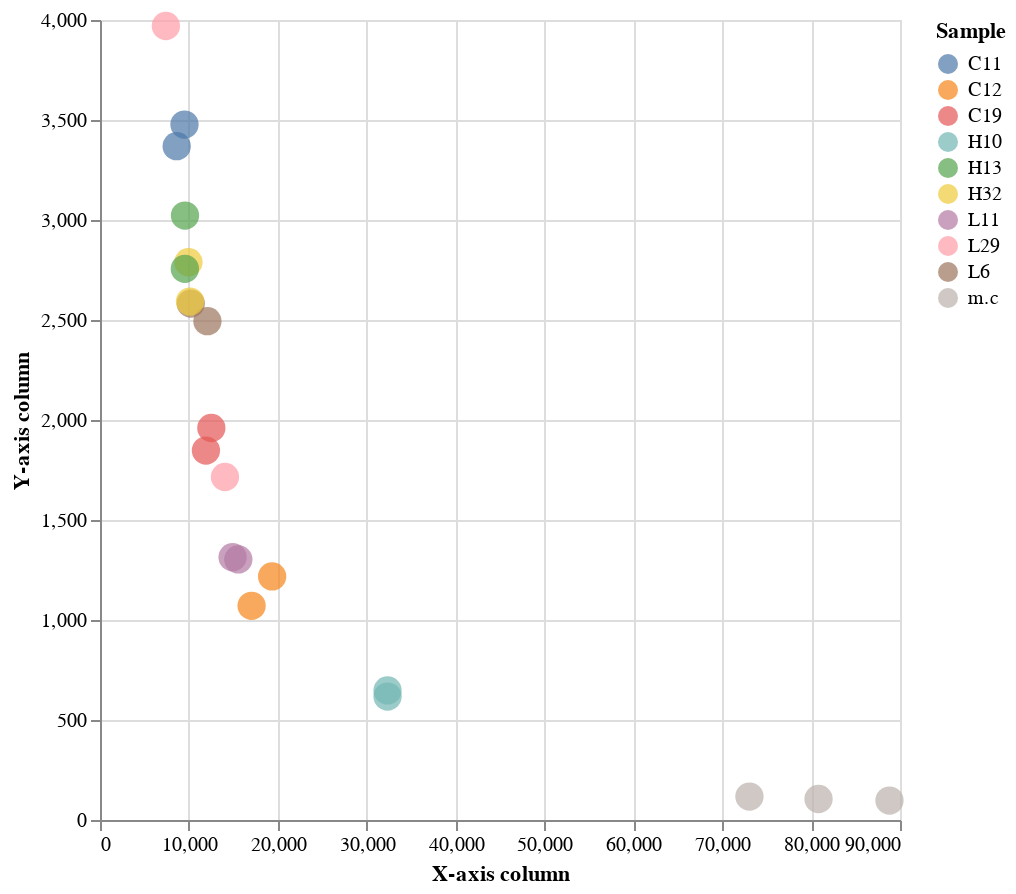

The code cell stored with this chart in its notebook:
### Code cell
alt.Chart(trs.reset_index()).mark_circle(size=si_var2, opacity=op_var).encode(
    x=alt.X("x:Q").title('X-axis column'), y=alt.Y("y:Q").title("Y-axis column"), color="Sample",
    tooltip=["sample_id","Contigs","Assembly size (Mbp)", "N50","L50", "N_Predicted_Genes", "Group"]
).transform_calculate(
    x=f'datum[{xcol_param.name}]',
    y=f'datum[{ycol_param.name}]'
).add_params(
    op_var, si_var2, xcol_param, ycol_param
).properties(width=400, height=400)

### Figure 1 — Vega-Lite specification as saved in the notebook (floating-point values rounded to 4 significant figures)
{"config": {"view": {"continuousWidth": 300, "continuousHeight": 300}}, "data": {"name": "data-6bf9d24d6ab7c43875bafe1fb7fab251"}, "mark": {"type": "circle", "opacity": {"expr": "param_1"}, "size": {"expr": "param_3"}}, "encoding": {"color": {"field": "Sample", "type": "nominal"}, "tooltip": [{"field": "sample_id", "type": "nominal"}, {"field": "Contigs", "type": "quantitative"}, {"field": "Assembly size (Mbp)", "type": "quantitative"}, {"field": "N50", "type": "quantitative"}, {"field": "L50", "type": "quantitative"}, {"field": "N_Predicted_Genes", "type": "quantitative"}, {"field": "Group", "type": "nominal"}], "x": {"field": "x", "title": "X-axis column", "type": "quantitative"}, "y": {"field": "y", "title": "Y-axis column", "type": "quantitative"}}, "height": 400, "params": [{"name": "param_1", "bind": {"input": "range", "max": 1, "min": 0, "name": "opacity:", "step": 0.05}, "value": 0.7}, {"name": "param_3", "bind": {"input": "range", "max": 200, "min": 50, "name": "point size:", "step": 10}, "value": 200}, {"name": "param_4", "bind": {"input": "select", "options": ["N50", "L50", "Contigs", "Assembly size (Mbp)", "N_Predicted_Genes"], "name": "X-axis column"}, "value": "L50"}, {"name": "param_5", "bind": {"input": "select", "options": ["N50", "L50", "Contigs", "Assembly size (Mbp)", "N_Predicted_Genes"], "name": "Y-axis column"}, "value": "N50"}], "transform": [{"calculate": "datum[param_4]", "as": "x"}, {"calculate": "datum[param_5]", "as": "y"}], "width": 400, "$schema": "https://vega.github.io/schema/vega-lite/v5.8.0.json", "datasets": {"data-6bf9d24d6ab7c43875bafe1fb7fab251": [{"sample_id": "L29", "n_scaffolds": 44960.0, "Contigs": 44960.0, "contig_bp": 178600000.0, "gap_pct": 0.0, "N50": 3970.0, "L50": 7411.0, "N90": 29860.0, "L90": 1412.0, "max": 261100.0, "gc_avg": 0.4865, "gc_std": 0.09051, "N_Predicted_Genes": 191600.0, "Assembled_Reads": 34580000.0, "Percent_Assembled_Reads": 100.0, "Assembly size (Mbp)": 178.6, "Group": "F2_L", "Treatment": "L", "Generation": "F2", "Sample": "L29"}, {"sample_id": "H13", "n_scaffolds": 44240.0, "Contigs": 44240.0, "contig_bp": 182400000.0, "gap_pct": 0.0, "N50": 3022.0, "L50": 9561.0, "N90": 28740.0, "L90": 1404.0, "max": 410600.0, "gc_avg": 0.4755, "gc_std": 0.08971, "N_Predicted_Genes": 196000.0, "Assembled_Reads": 38470000.0, "Percent_Assembled_Reads": 100.0, "Assembly size (Mbp)": 182.4, "Group": "F1_H", "Treatment": "H", "Generation": "F1", "Sample": "H13"}, {"sample_id": "C11-t.r", "n_scaffolds": 40770.0, "Contigs": 40770.0, "contig_bp": 164300000.0, "gap_pct": 0.0, "N50": 3369.0, "L50": 8626.0, "N90": 26780.0, "L90": 1395.0, "max": 419600.0, "gc_avg": 0.4914, "gc_std": 0.0955, "N_Predicted_Genes": 176600.0, "Assembled_Reads": 33140000.0, "Percent_Assembled_Reads": 100.0, "Assembly size (Mbp)": 164.3, "Group": "F0_C", "Treatment": "C", "Generation": "F0", "Sample": "C11"}, {"sample_id": "L6", "n_scaffolds": 30720.0, "Contigs": 30720.0, "contig_bp": 141000000.0, "gap_pct": 0.0, "N50": 2582.0, "L50": 10210.0, "N90": 19190.0, "L90": 1527.0, "max": 619300.0, "gc_avg": 0.4754, "gc_std": 0.08971, "N_Predicted_Genes": 148300.0, "Assembled_Reads": 33470000.0, "Percent_Assembled_Reads": 100.0, "Assembly size (Mbp)": 141.0, "Group": "F0_L", "Treatment": "L", "Generation": "F0", "Sample": "L6"}, {"sample_id": "L11", "n_scaffolds": 21750.0, "Contigs": 21750.0, "contig_bp": 105400000.0, "gap_pct": 0.0, "N50": 1303.0, "L50": 15560.0, "N90": 12960.0, "L90": 1481.0, "max": 294900.0, "gc_avg": 0.4836, "gc_std": 0.08429, "N_Predicted_Genes": 108600.0, "Assembled_Reads": 34040000.0, "Percent_Assembled_Reads": 100.0, "Assembly size (Mbp)": 105.4, "Group": "F1_L", "Treatment": "L", "Generation": "F1", "Sample": "L11"}, {"sample_id": "C12-t.r", "n_scaffolds": 20360.0, "Contigs": 20360.0, "contig_bp": 115000000.0, "gap_pct": 0.0, "N50": 1218.0, "L50": 19360.0, "N90": 11460.0, "L90": 1723.0, "max": 292600.0, "gc_avg": 0.4781, "gc_std": 0.08248, "N_Predicted_Genes": 114900.0, "Assembled_Reads": 47730000.0, "Percent_Assembled_Reads": 100.0, "Assembly size (Mbp)": 115.0, "Group": "F1_C", "Treatment": "C", "Generation": "F1", "Sample": "C12"}, {"sample_id": "H10", "n_scaffolds": 11790.0, "Contigs": 11790.0, "contig_bp": 90470000.0, "gap_pct": 0.0, "N50": 617.0, "L50": 32350.0, "N90": 5273.0, "L90": 2121.0, "max": 447800.0, "gc_avg": 0.4758, "gc_std": 0.08866, "N_Predicted_Genes": 86300.0, "Assembled_Reads": 42570000.0, "Percent_Assembled_Reads": 100.0, "Assembly size (Mbp)": 90.47, "Group": "F0_H", "Treatment": "H", "Generation": "F0", "Sample": "H10"}, {"sample_id": "C11", "n_scaffolds": 45380.0, "Contigs": 45380.0, "contig_bp": 192100000.0, "gap_pct": 0.0, "N50": 3477.0, "L50": 9505.0, "N90": 29240.0, "L90": 1439.0, "max": 319800.0, "gc_avg": 0.4896, "gc_std": 0.0945, "N_Predicted_Genes": 206600.0, "Assembled_Reads": 39880000.0, "Percent_Assembled_Reads": 100.0, "Assembly size (Mbp)": 192.1, "Group": "F0_C", "Treatment": "C", "Generation": "F0", "Sample": "C11"}, {"sample_id": "L29-t.r", "n_scaffolds": 23430.0, "Contigs": 23430.0, "contig_bp": 122700000.0, "gap_pct": 0.0, "N50": 1715.0, "L50": 14060.0, "N90": 13760.0, "L90": 1655.0, "max": 420200.0, "gc_avg": 0.4904, "gc_std": 0.08192, "N_Predicted_Genes": 122800.0, "Assembled_Reads": 27850000.0, "Percent_Assembled_Reads": 100.0, "Assembly size (Mbp)": 122.8, "Group": "F2_L", "Treatment": "L", "Generation": "F2", "Sample": "L29"}, {"sample_id": "H32", "n_scaffolds": 37300.0, "Contigs": 37300.0, "contig_bp": 159700000.0, "gap_pct": 0.0, "N50": 2789.0, "L50": 9953.0, "N90": 23890.0, "L90": 1443.0, "max": 296400.0, "gc_avg": 0.5008, "gc_std": 0.08119, "N_Predicted_Genes": 173600.0, "Assembled_Reads": 36590000.0, "Percent_Assembled_Reads": 100.0, "Assembly size (Mbp)": 159.7, "Group": "F2_H", "Treatment": "H", "Generation": "F2", "Sample": "H32"}, {"sample_id": "H10-t.r", "n_scaffolds": 13740.0, "Contigs": 13740.0, "contig_bp": 96870000.0, "gap_pct": 0.0, "N50": 648.0, "L50": 32350.0, "N90": 6434.0, "L90": 1865.0, "max": 619200.0, "gc_avg": 0.4735, "gc_std": 0.09425, "N_Predicted_Genes": 93980.0, "Assembled_Reads": 51390000.0, "Percent_Assembled_Reads": 100.0, "Assembly size (Mbp)": 96.87, "Group": "F0_H", "Treatment": "H", "Generation": "F0", "Sample": "H10"}, {"sample_id": "m.c", "n_scaffolds": 5845.0, "Contigs": 5845.0, "contig_bp": 41730000.0, "gap_pct": 0.0, "N50": 117.0, "L50": 73060.0, "N90": 2761.0, "L90": 1886.0, "max": 768300.0, "gc_avg": 0.4712, "gc_std": 0.0677, "N_Predicted_Genes": 39810.0, "Assembled_Reads": 56640000.0, "Percent_Assembled_Reads": 100.0, "Assembly size (Mbp)": 41.73, "Group": "mock", "Treatment": "mock", "Generation": "mock", "Sample": "m.c"}, {"sample_id": "m.c-2", "n_scaffolds": 5431.0, "Contigs": 5431.0, "contig_bp": 39510000.0, "gap_pct": 0.0, "N50": 105.0, "L50": 80840.0, "N90": 2401.0, "L90": 1766.0, "max": 768300.0, "gc_avg": 0.4745, "gc_std": 0.06726, "N_Predicted_Genes": 38070.0, "Assembled_Reads": 50180000.0, "Percent_Assembled_Reads": 100.0, "Assembly size (Mbp)": 39.51, "Group": "mock", "Treatment": "mock", "Generation": "mock", "Sample": "m.c"}, {"sample_id": "L11-t.r", "n_scaffolds": 20790.0, "Contigs": 20790.0, "contig_bp": 101200000.0, "gap_pct": 0.0, "N50": 1314.0, "L50": 14920.0, "N90": 12430.0, "L90": 1506.0, "max": 371800.0, "gc_avg": 0.4829, "gc_std": 0.08476, "N_Predicted_Genes": 104100.0, "Assembled_Reads": 31200000.0, "Percent_Assembled_Reads": 100.0, "Assembly size (Mbp)": 101.2, "Group": "F1_L", "Treatment": "L", "Generation": "F1", "Sample": "L11"}, {"sample_id": "L6-t.r", "n_scaffolds": 33150.0, "Contigs": 33150.0, "contig_bp": 156700000.0, "gap_pct": 0.0, "N50": 2494.0, "L50": 12080.0, "N90": 20270.0, "L90": 1519.0, "max": 824300.0, "gc_avg": 0.4766, "gc_std": 0.08995, "N_Predicted_Genes": 164600.0, "Assembled_Reads": 40190000.0, "Percent_Assembled_Reads": 100.0, "Assembly size (Mbp)": 156.7, "Group": "F0_L", "Treatment": "L", "Generation": "F0", "Sample": "L6"}, {"sample_id": "C12", "n_scaffolds": 17190.0, "Contigs": 17190.0, "contig_bp": 91260000.0, "gap_pct": 0.0, "N50": 1071.0, "L50": 17050.0, "N90": 9954.0, "L90": 1624.0, "max": 344500.0, "gc_avg": 0.4789, "gc_std": 0.08159, "N_Predicted_Genes": 90880.0, "Assembled_Reads": 30760000.0, "Percent_Assembled_Reads": 100.0, "Assembly size (Mbp)": 91.26, "Group": "F1_C", "Treatment": "C", "Generation": "F1", "Sample": "C12"}, {"sample_id": "H32-t.r", "n_scaffolds": 34440.0, "Contigs": 34440.0, "contig_bp": 148000000.0, "gap_pct": 0.0, "N50": 2592.0, "L50": 10130.0, "N90": 22040.0, "L90": 1446.0, "max": 255300.0, "gc_avg": 0.5014, "gc_std": 0.08087, "N_Predicted_Genes": 160900.0, "Assembled_Reads": 33470000.0, "Percent_Assembled_Reads": 100.0, "Assembly size (Mbp)": 148.0, "Group": "F2_H", "Treatment": "H", "Generation": "F2", "Sample": "H32"}, {"sample_id": "C19", "n_scaffolds": 28710.0, "Contigs": 28710.0, "contig_bp": 135700000.0, "gap_pct": 0.0, "N50": 1960.0, "L50": 12520.0, "N90": 17550.0, "L90": 1509.0, "max": 417100.0, "gc_avg": 0.4812, "gc_std": 0.08477, "N_Predicted_Genes": 139000.0, "Assembled_Reads": 34850000.0, "Percent_Assembled_Reads": 100.0, "Assembly size (Mbp)": 135.7, "Group": "F2_C", "Treatment": "C", "Generation": "F2", "Sample": "C19"}, {"sample_id": "H13-t.r", "n_scaffolds": 40190.0, "Contigs": 40190.0, "contig_bp": 162400000.0, "gap_pct": 0.0, "N50": 2756.0, "L50": 9545.0, "N90": 26280.0, "L90": 1375.0, "max": 390500.0, "gc_avg": 0.4737, "gc_std": 0.08948, "N_Predicted_Genes": 174200.0, "Assembled_Reads": 33440000.0, "Percent_Assembled_Reads": 100.0, "Assembly size (Mbp)": 162.4, "Group": "F1_H", "Treatment": "H", "Generation": "F1", "Sample": "H13"}, {"sample_id": "C19-t.r", "n_scaffolds": 26660.0, "Contigs": 26660.0, "contig_bp": 123600000.0, "gap_pct": 0.0, "N50": 1847.0, "L50": 11920.0, "N90": 16460.0, "L90": 1499.0, "max": 420200.0, "gc_avg": 0.482, "gc_std": 0.08238, "N_Predicted_Genes": 126800.0, "Assembled_Reads": 30800000.0, "Percent_Assembled_Reads": 100.0, "Assembly size (Mbp)": 123.6, "Group": "F2_C", "Treatment": "C", "Generation": "F2", "Sample": "C19"}, {"sample_id": "m.c-3", "n_scaffolds": 5011.0, "Contigs": 5011.0, "contig_bp": 38510000.0, "gap_pct": 0.0, "N50": 97.0, "L50": 88820.0, "N90": 2089.0, "L90": 1819.0, "max": 768300.0, "gc_avg": 0.4756, "gc_std": 0.06589, "N_Predicted_Genes": 37010.0, "Assembled_Reads": 48030000.0, "Percent_Assembled_Reads": 100.0, "Assembly size (Mbp)": 38.51, "Group": "mock", "Treatment": "mock", "Generation": "mock", "Sample": "m.c"}]}}
